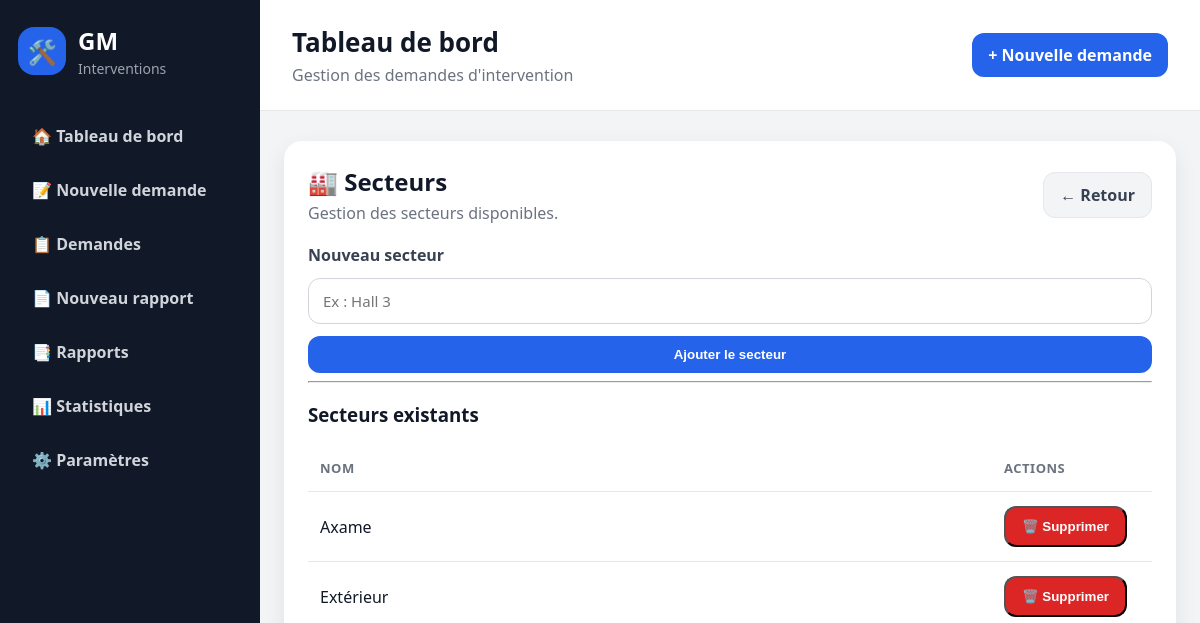
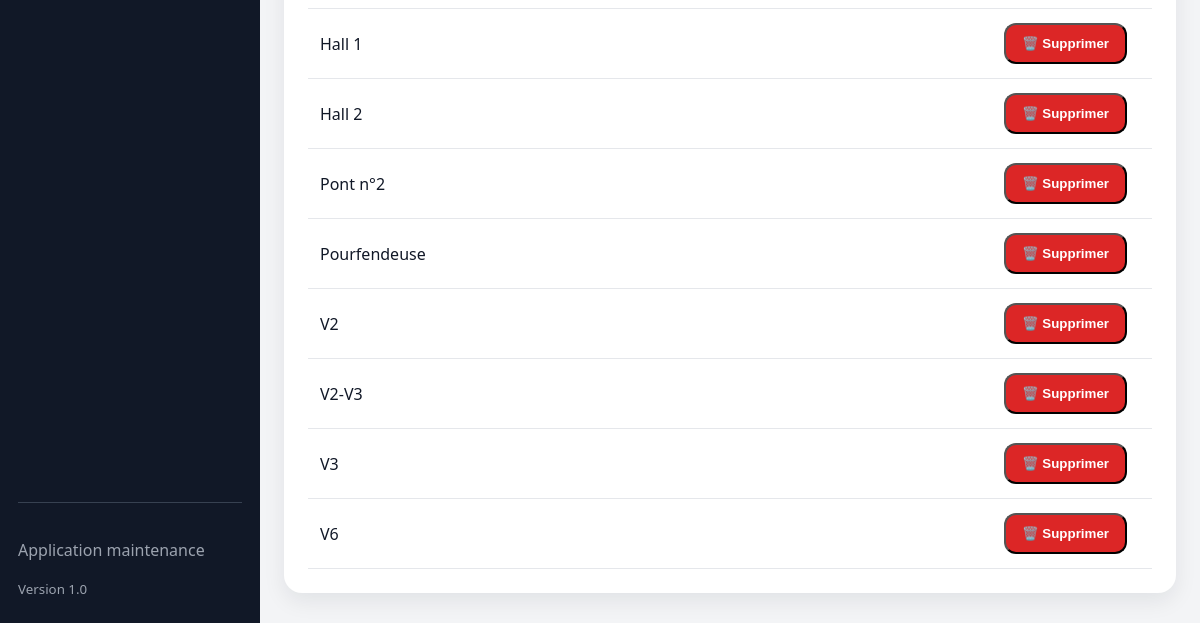
/parametres/secteurs, run on an earlier commit of the app's database (2 pictures, top to bottom).
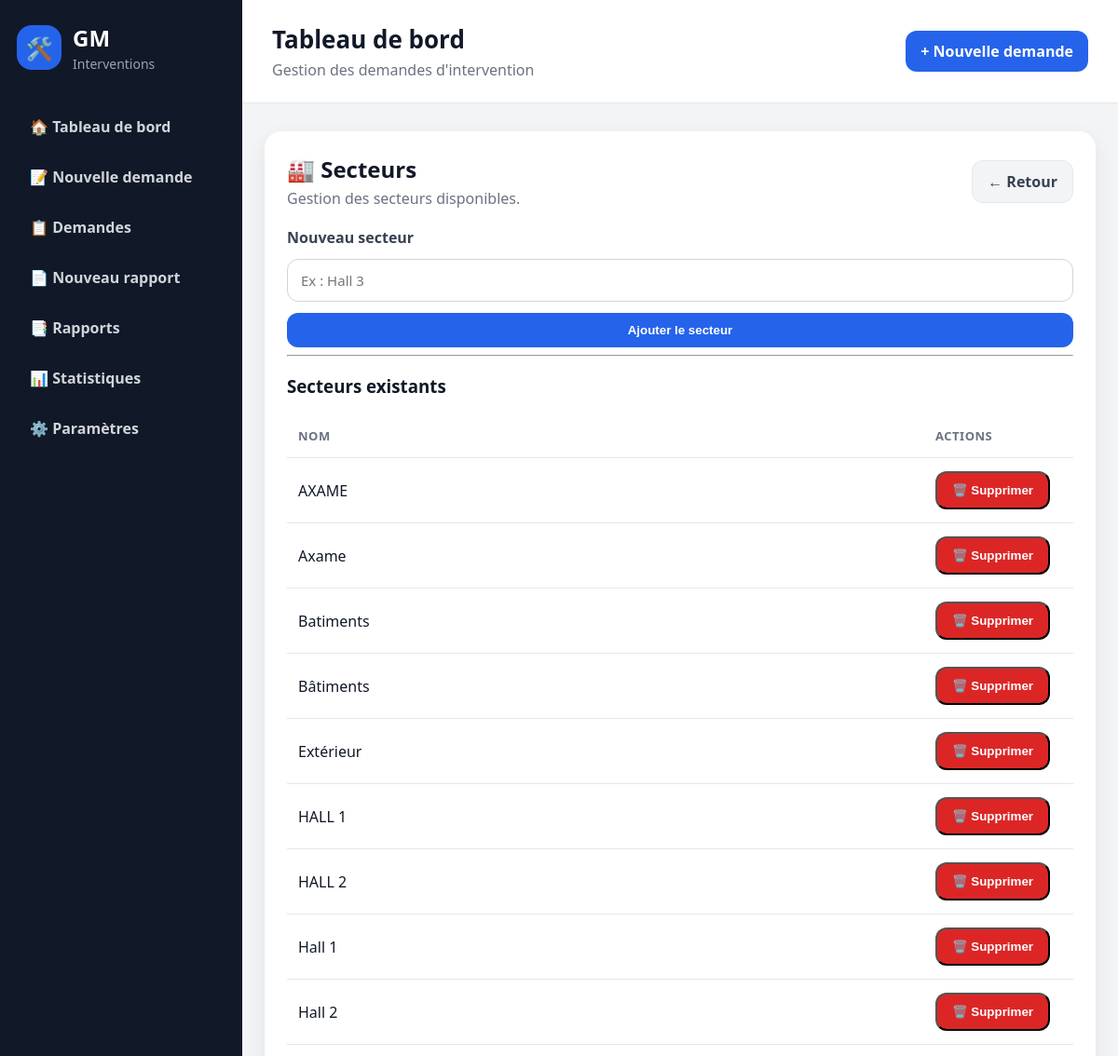
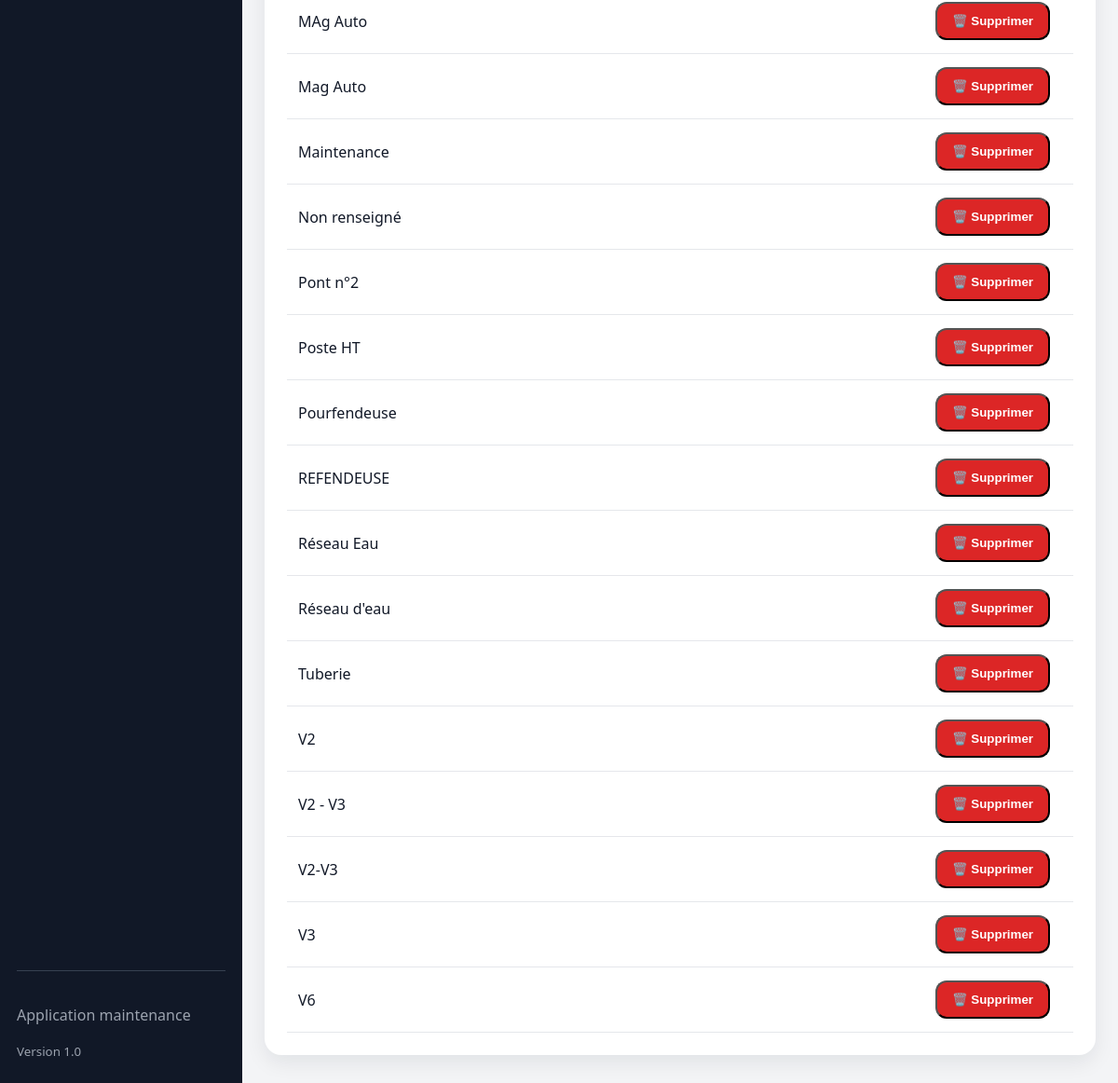
And on a later commit of the database (2 pictures, top to bottom).
### tables this page shows
CREATE TABLE secteurs (
            id INTEGER PRIMARY KEY AUTOINCREMENT,
            nom TEXT NOT NULL UNIQUE
        );

### routes/parametres.py (the view, shortened to what this page needs)
@parametres_bp.route("/parametres/secteurs", methods=["GET", "POST"])
def gerer_secteurs():
    message = None
    erreur = None
    conn = get_db_connection()
    secteurs = conn.execute("SELECT * FROM secteurs ORDER BY nom").fetchall()
    conn.close()
    return render_template(
        "parametres/secteurs.html",
        secteurs=secteurs,
        message=message,
        erreur=erreur
    )

### database.py (called while the page is built)
def get_db_connection():
    conn = sqlite3.connect(DB_NAME)
    conn.row_factory = sqlite3.Row
    return conn

### templates/parametres/secteurs.html (shortened to what this page needs)
{% extends "base.html" %}
{% block content %}
<section class="card">
    <div class="section-header">
        <div>
            <h2>🏭 Secteurs</h2>
            <p>Gestion des secteurs disponibles.</p>
        </div>
        <a href="/parametres" class="btn-secondary">← Retour</a>
    </div>
    <form method="POST" class="form">
        <label>Nouveau secteur</label>
        <input type="text" name="nom" placeholder="Ex : Hall 3" required>
        <button type="submit" class="btn">Ajouter le secteur</button>
    </form>
    <hr>
    <h3>Secteurs existants</h3>
    {% if secteurs %}
        <div class="table-container">
            <table class="modern-table">
                <thead>
                    <tr>
                        <th>Nom</th>
                        <th style="width: 160px;">Actions</th>
                    </tr>
                </thead>
                <tbody>
                    {% for secteur in secteurs %}
                        <tr>
                            <td>{{ secteur.nom }}</td>
                            <td>
                                <form
                                    method="POST"
                                    action="/parametres/secteurs/{{ secteur.id }}/supprimer"
                                    onsubmit="return confirm('Supprimer ce secteur ?');"
                                >
                                    <button type="submit" class="btn-danger">
                                        🗑️ Supprimer
                                    </button>
                                </form>
                            </td>
                        </tr>
                    {% endfor %}
                </tbody>
            </table>
        </div>
    {% else %}
        <div class="empty-state">
            <div class="icon">📭</div>
            <p>Aucun secteur enregistré.</p>
        </div>
    {% endif %}
</section>
{% endblock %}

What changed in the data, as far as the page shows it:
added secteurs: nom "AXAME"
added secteurs: nom "Batiments"
added secteurs: nom "Bâtiments"
added secteurs: nom "HALL 1"
added secteurs: nom "HALL 2"
added secteurs: nom "MAg Auto"
added secteurs: nom "Mag Auto"
added secteurs: nom "Maintenance"
added secteurs: nom "Non renseigné"
added secteurs: nom "Poste HT"
added secteurs: nom "REFENDEUSE"
added secteurs: nom "Réseau Eau"
added secteurs: nom "Réseau d'eau"
added secteurs: nom "Tuberie"
added secteurs: nom "V2 - V3"
